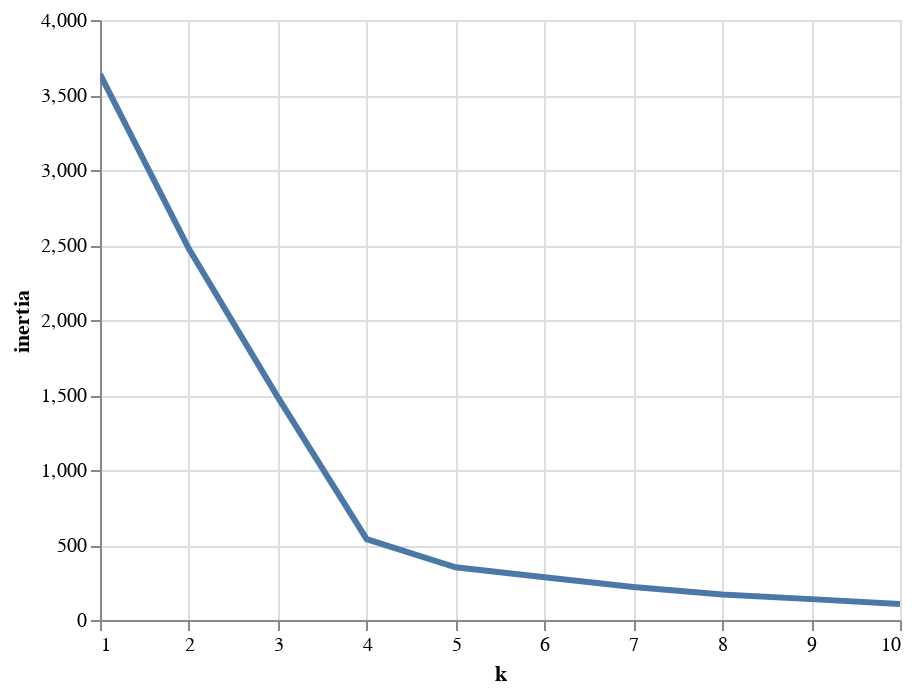

The notebook cell saved with this chart:
### Code cell
inertia = []
k = list(range(1, 11))


# Calculate the inertia for the range of k values
for i in k:
    km = KMeans(n_clusters=i, random_state=1)
    km.fit(pca_df)
    inertia.append(km.inertia_)

# Create the Elbow Curve using hvPlot
elbow_data = {"k": k, "inertia": inertia}
df_elbow = pd.DataFrame(elbow_data)

alt.Chart(df_elbow).mark_line(size=3).encode(
    alt.X("k"),
    alt.Y("inertia"),
    tooltip=["k", "inertia"]

).interactive()

### Figure 1 — Vega-Lite specification as saved in the notebook (floating-point values rounded to 4 significant figures)
{"config": {"view": {"continuousWidth": 400, "continuousHeight": 300}}, "data": {"name": "data-02df4056ae2b3e59de9d785bc94a9bd5"}, "mark": {"type": "line", "size": 3}, "encoding": {"tooltip": [{"type": "quantitative", "field": "k"}, {"type": "quantitative", "field": "inertia"}], "x": {"type": "quantitative", "field": "k"}, "y": {"type": "quantitative", "field": "inertia"}}, "selection": {"selector001": {"type": "interval", "bind": "scales", "encodings": ["x", "y"]}}, "$schema": "https://vega.github.io/schema/vega-lite/v4.8.1.json", "datasets": {"data-02df4056ae2b3e59de9d785bc94a9bd5": [{"k": 1, "inertia": 3640.0}, {"k": 2, "inertia": 2474.0}, {"k": 3, "inertia": 1486.0}, {"k": 4, "inertia": 538.7}, {"k": 5, "inertia": 351.2}, {"k": 6, "inertia": 285.6}, {"k": 7, "inertia": 220.2}, {"k": 8, "inertia": 169.6}, {"k": 9, "inertia": 139.2}, {"k": 10, "inertia": 107.2}]}}
